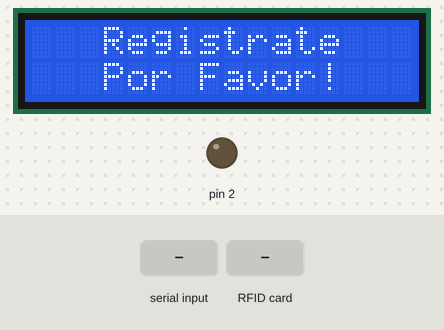
A sketch run on a simulated Arduino Uno, built with avr-gcc and run on an emulated ATmega328P. Parts: 16×2 character LCD, output pins drawn as LEDs (lit = HIGH). The test bench sets the inputs (shaded band). Pins used as bus, display or sensor lines are not drawn; what the sketch prints to the serial monitor is not drawn.

Above: at 1.8 s.
1.9 s: "0" received over Serial
At 2.6 s:
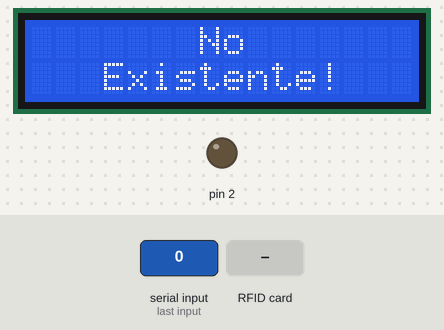
4.9 s: "1" received over Serial
At 5.4 s:
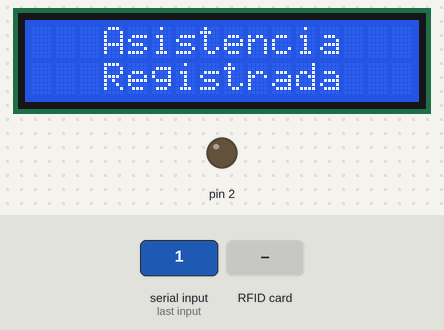
7.9 s: "2" received over Serial
At 9.3 s:
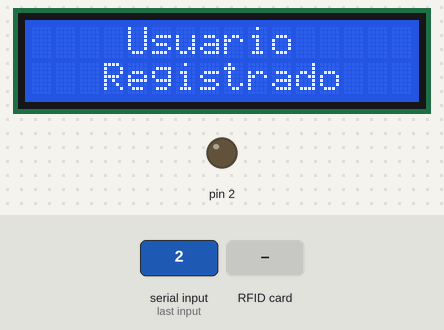
10.9 s: RFID card 5E 7A 19 C4 held to the reader
Timing chart, 0 to 13.4 s (numbered marks = the images above; inputs shaded):
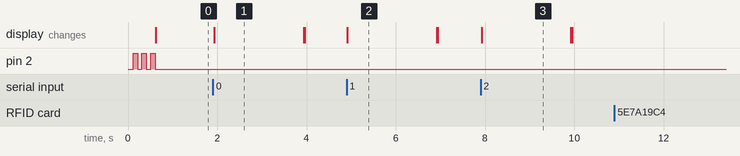

Measured:
- after the input at 1.9 s, the display: changes at once (image 1)
- after the input at 4.9 s, the display: changes at once (image 2)
- after the input at 7.9 s, the display: changes at once (image 3)
- what the display in image 1 shows lasts 2.0 s, from 1.9 s to 3.9 s

The sketch:

arduinoFinal.ino
```cpp
#include <LiquidCrystal.h>
#include <SPI.h>
#include <MFRC522.h>

#define RST_PIN  9    //Pin 9 para el reset del RC522
#define SS_PIN  10   //Pin 10 para el SS (SDA) del RC522
MFRC522 mfrc522(SS_PIN, RST_PIN); //Creamos el objeto para el RC522

//Crear el objeto LCD con los números correspondientes (rs, en, d4, d5, d6, d7)
LiquidCrystal lcd(8, 3, 4, 5, 6, 7);
byte key[4]= {};
int inByte = 0;

void setup() {
     Serial.begin(9600); //Iniciamos la comunicación  serial
     SPI.begin();        //Iniciamos el Bus SPI
     pinMode(2, OUTPUT);
     digitalWrite(2, LOW);
     mfrc522.PCD_Init(); // Iniciamos  el MFRC522
     lcd.begin(16, 2);
     digitalWrite(2,HIGH);
     delay(100);
     digitalWrite(2,LOW);
     delay(100);
     digitalWrite(2,HIGH);
     delay(100);
     digitalWrite(2,LOW);
     delay(100);
     digitalWrite(2,HIGH);
     delay(100);
     digitalWrite(2,LOW);
}

void loop() {
    // Revisamos si hay nuevas tarjetas  presentes
    if(Serial.available() > 0){
      inByte = Serial.read();
      if(inByte == '0'){ //Aviso de no exisitente
        lcd.clear();
        lcd.setCursor(7,0);
        lcd.print("No");
        lcd.setCursor(3,1);
        lcd.print("Existente!");
        //digitalWrite(2,LOW);
        delay(2000);
        lcd.clear();
      }
      else if(inByte == '1'){ //Aviso de existente
        lcd.clear();
        lcd.setCursor(3,0);
        lcd.print("Asistencia");
        lcd.setCursor(3,1);
        lcd.print("Registrada");
        //digitalWrite(2,HIGH);
        delay(2000);
        lcd.clear();
      }
      else if (inByte == '2'){ //Aviso de nuevo usuario registrado
        lcd.clear();
        lcd.setCursor(4,0);
        lcd.print("Usuario");
        lcd.setCursor(3,1);
        lcd.print("Registrado");
        //digitalWrite(2,LOW);
        delay(2000);
        lcd.clear();
      }
      }
      else{
      lcd.setCursor(3,0);
      lcd.print("Registrate");
      lcd.setCursor(3,1);
      lcd.print("Por Favor!");
      }
      if ( mfrc522.PICC_IsNewCardPresent()){
        digitalWrite(2, HIGH);
        //Seleccionamos una tarjeta
        if ( mfrc522.PICC_ReadCardSerial()){
          for (byte i = 0; i < mfrc522.uid.size; i++) {
            Serial.print(mfrc522.uid.uidByte[i] < 0x10 ? "0" : "");
            Serial.print(mfrc522.uid.uidByte[i], HEX);
            key[i]=mfrc522.uid.uidByte[i];
            }
            Serial.println();
            mfrc522.PICC_HaltA();
        }
      }
      digitalWrite(2, LOW);
}
```
